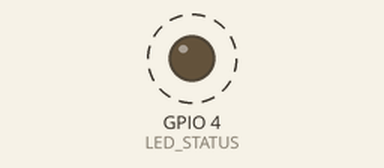
The sketch below on a simulated ESP32. Shown: output pins drawn as LEDs (lit = HIGH). Dashed ring = blinking. WiFi joins after 1.5 s; servers stay silent unless stated; what the sketch prints to the serial monitor is not drawn.

Above: at 0.5 s.
Timing chart, 0 to 4.6 s (numbered marks = the images above):
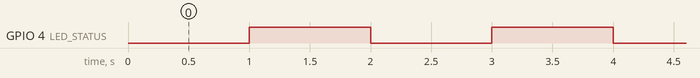

The sketch:

SP01_BASE_v0_1.ino
```cpp
#include <WiFi.h>
#include <ArduinoOTA.h>

// ========================================
// CONFIGURACAO WIFI
// ========================================

const char* ssid = "sp_01";
const char* password = "magmag123";

// ========================================
// PINOS
// ========================================

#define LED_STATUS 4

// ========================================
// CONTROLE LED
// ========================================

unsigned long ultimoPisca = 0;
bool estadoLED = false;

// ========================================
// TASK HANDLES
// ========================================

TaskHandle_t TaskBase = NULL;
TaskHandle_t TaskApp  = NULL;

// ========================================
// CORE 0 - BASE
// ========================================

void tarefaBase(void *pvParameters)
{
    Serial.println("[BASE] Core 0 iniciado");

    WiFi.mode(WIFI_STA);
    WiFi.begin(ssid, password);

    Serial.print("[BASE] Conectando WiFi");

    while (WiFi.status() != WL_CONNECTED)
    {
        Serial.print(".");
        vTaskDelay(pdMS_TO_TICKS(500));
    }

    Serial.println();
    Serial.println("[BASE] WiFi conectado");
    Serial.print("[BASE] IP: ");
    Serial.println(WiFi.localIP());

    ArduinoOTA.setHostname("SP-01");

    ArduinoOTA.onStart([]()
    {
        Serial.println("[OTA] Iniciando atualização...");
    });

    ArduinoOTA.onEnd([]()
    {
        Serial.println("[OTA] Atualização concluída");
    });

    ArduinoOTA.onError([](ota_error_t error)
    {
        Serial.printf("[OTA] Erro %u\n", error);
    });

    ArduinoOTA.begin();

    Serial.println("[BASE] OTA ativo");

    while (true)
    {
        ArduinoOTA.handle();

        if (WiFi.status() != WL_CONNECTED)
        {
            Serial.println("[BASE] Reconectando WiFi...");
            WiFi.reconnect();
        }

        vTaskDelay(pdMS_TO_TICKS(10));
    }
}

// ========================================
// CORE 1 - APP
// ========================================

void tarefaApp(void *pvParameters)
{
    Serial.println("[APP] Core 1 iniciado");

    pinMode(LED_STATUS, OUTPUT);

    while (true)
    {
        unsigned long agora = millis();

        if (agora - ultimoPisca >= 1000)
        {
            ultimoPisca = agora;

            estadoLED = !estadoLED;

            digitalWrite(LED_STATUS, estadoLED);

            Serial.println("[APP] Heartbeat");
        }

        vTaskDelay(pdMS_TO_TICKS(1));
    }
}

// ========================================
// SETUP
// ========================================

void setup()
{
    Serial.begin(115200);

    Serial.println();
    Serial.println("================================");
    Serial.println("      SP01_BASE v0.1");
    Serial.println("================================");

    xTaskCreatePinnedToCore(
        tarefaBase,
        "TaskBase",
        10000,
        NULL,
        1,
        &TaskBase,
        0
    );

    xTaskCreatePinnedToCore(
        tarefaApp,
        "TaskApp",
        5000,
        NULL,
        1,
        &TaskApp,
        1
    );
}

// ========================================
// LOOP
// ========================================

void loop()
{
    vTaskDelay(pdMS_TO_TICKS(1000));
}
```

Measured:
- by itself, GPIO 4 (LED_STATUS): alternates HIGH for 1.0 s and LOW for 1.0 s
